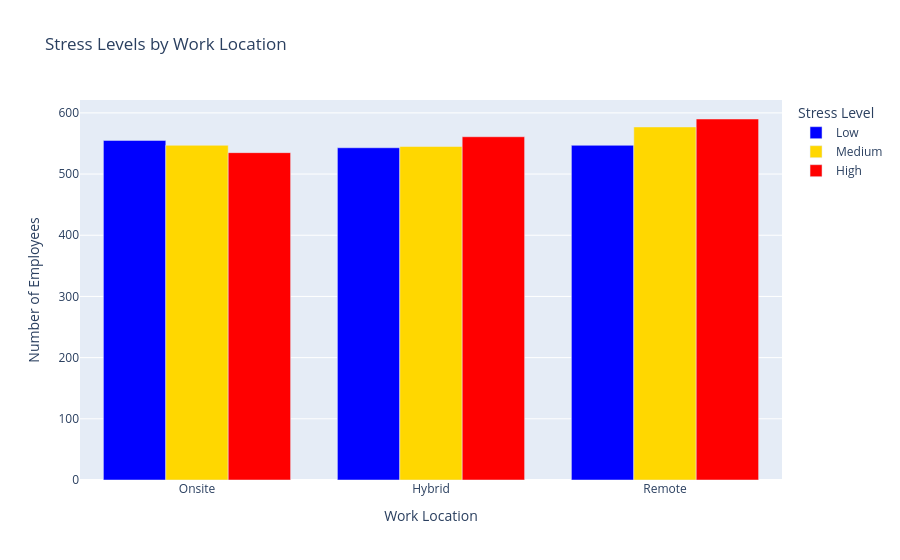

Source (notebook cell):
### Markdown cell above
## 13. Create the first static Plotly figure

Build the first figure before placing it in Dash. Give it a descriptive title and human-readable axis and legend labels.

### Code cell
# Define orders for the charts
location_order = ['Onsite', 'Hybrid', 'Remote']
stress_order = ['Low', 'Medium', 'High']

stress_counts = analysis.groupby(['Work_Location', 'Stress_Level'], as_index=False).size().rename(columns={'size': 'Cases'})

stress_fig = px.bar(
    stress_counts,
    x="Work_Location",
    y="Cases",
    color="Stress_Level",
    barmode="group",
    category_orders={"Work_Location": location_order, "Stress_Level": stress_order},
    title="Stress Levels by Work Location",
    labels={
        "Work_Location": "Work Location", 
        "Cases": "Number of Employees", 
        "Stress_Level": "Stress Level"
    },
    color_discrete_map={"Low": "blue", "Medium": "gold", "High": "red"}
)
stress_fig.show()

### Figure 1 — Plotly figure (JSON) as saved in the notebook; plotly's stock layout.template omitted (floating-point values rounded to 4 significant figures)
{"data": [{"alignmentgroup": "True", "hovertemplate": "Stress Level=Low<br>Work Location=%{x}<br>Number of Employees=%{y}<extra></extra>", "legendgroup": "Low", "marker": {"color": "blue", "pattern": {"shape": ""}}, "name": "Low", "offsetgroup": "Low", "orientation": "v", "showlegend": true, "textposition": "auto", "type": "bar", "x": ["Hybrid", "Onsite", "Remote"], "xaxis": "x", "y": [543, 555, 547], "yaxis": "y"}, {"alignmentgroup": "True", "hovertemplate": "Stress Level=Medium<br>Work Location=%{x}<br>Number of Employees=%{y}<extra></extra>", "legendgroup": "Medium", "marker": {"color": "gold", "pattern": {"shape": ""}}, "name": "Medium", "offsetgroup": "Medium", "orientation": "v", "showlegend": true, "textposition": "auto", "type": "bar", "x": ["Hybrid", "Onsite", "Remote"], "xaxis": "x", "y": [545, 547, 577], "yaxis": "y"}, {"alignmentgroup": "True", "hovertemplate": "Stress Level=High<br>Work Location=%{x}<br>Number of Employees=%{y}<extra></extra>", "legendgroup": "High", "marker": {"color": "red", "pattern": {"shape": ""}}, "name": "High", "offsetgroup": "High", "orientation": "v", "showlegend": true, "textposition": "auto", "type": "bar", "x": ["Hybrid", "Onsite", "Remote"], "xaxis": "x", "y": [561, 535, 590], "yaxis": "y"}], "layout": {"barmode": "group", "legend": {"title": {"text": "Stress Level"}, "tracegroupgap": 0}, "title": {"text": "Stress Levels by Work Location"}, "xaxis": {"anchor": "y", "categoryarray": ["Onsite", "Hybrid", "Remote"], "categoryorder": "array", "domain": [0, 1], "title": {"text": "Work Location"}}, "yaxis": {"anchor": "x", "domain": [0, 1], "title": {"text": "Number of Employees"}}}}
